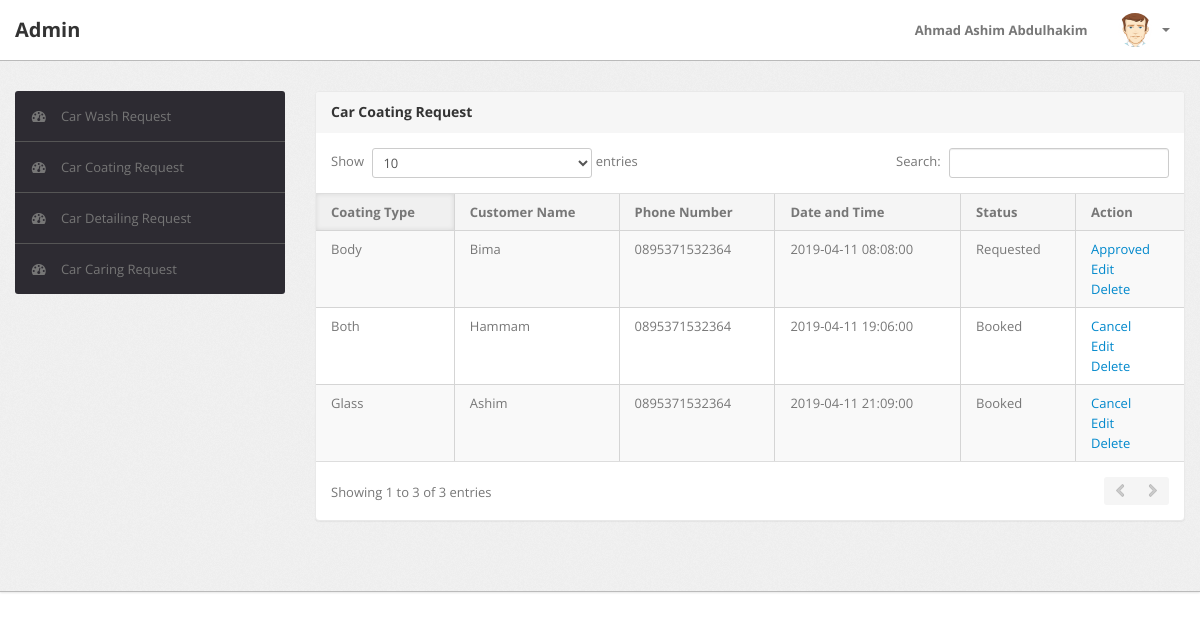
The page /admin/coating.php (signed in) on the database its author committed.
### tables this page shows
CREATE TABLE IF NOT EXISTS `coating` (
  `id` int(11) NOT NULL AUTO_INCREMENT,
  `type` varchar(100) NOT NULL,
  `name` varchar(100) NOT NULL,
  `no` varchar(100) NOT NULL,
  `date` datetime NOT NULL,
  `status` varchar(100) NOT NULL,
  PRIMARY KEY (`id`)
);

### admin/coating.php (the view, shortened to what this page needs)
<!DOCTYPE html>
<html lang="en">
<head>
	<link type="text/css" href="bootstrap/css/bootstrap.min.css" rel="stylesheet">
	<link type="text/css" href="bootstrap/css/bootstrap-responsive.min.css" rel="stylesheet">
	<link type="text/css" href="css/theme.css" rel="stylesheet">
	<link type="text/css" href="images/icons/css/font-awesome.css" rel="stylesheet">
</head>
<body>
	<?php
          if(isset($_SESSION['username']) && isset($_SESSION['password']))
          {
            $id_admin=$_SESSION['username'];
            require_once('db_login.php');
            $db = new mysqli($db_host, $db_username, $db_password,$db_database);
            $query = " SELECT name FROM admin WHERE username='".$id_admin."' ";
            $result = $db->query($query);
            $user = $result->fetch_array();
          }
?>
	<div class="navbar navbar-fixed-top">
		<div class="navbar-inner">
			<div class="container">
			  	<a class="brand" href="index_admin.php">
			  		Admin
			  	</a>
				<div class="nav-collapse collapse navbar-inverse-collapse">
					<ul class="nav pull-right">
						<li><a href="#">
							<?php echo ''.$user['name']. '';?>
						</a></li>
						<li class="nav-user dropdown">
							<a href="#" class="dropdown-toggle" data-toggle="dropdown">
								<img src="images/user.png" class="nav-avatar" />
								<b class="caret"></b>
							</a>
						</li>
					</ul>
				</div>
			</div>
		</div>
	</div>
	<div class="wrapper">
		<div class="container">
			<div class="row">
				<div class="span3">
					<div class="sidebar">
						<ul class="widget widget-menu unstyled">
							<li>
								<a href="index_admin.php">
									<i class="menu-icon icon-dashboard"></i>
									Car Wash Request
								</a>
							</li>
							<li class="active">
								<a href="coating.php">
									<i class="menu-icon icon-dashboard"></i>
									Car Coating Request
								</a>
							</li>
							<li>
								<a href="detailing.php">
									<i class="menu-icon icon-dashboard"></i>
									Car Detailing Request
								</a>
							</li>
							<li>
								<a href="caring.php">
									<i class="menu-icon icon-dashboard"></i>
									Car Caring Request
								</a>
							</li>
						</ul>
					</div>
				</div>
				<div class="span9">
					<div class="content">
						<div class="module">
							<div class="module-head">
								<h3>Car Coating Request</h3>
							</div>
							<div class="module-body table">
								<table cellpadding="0" cellspacing="0" border="0" class="datatable-1 table table-bordered table-striped	 display" width="100%">
									<thead>
										<tr>
											<th>Coating Type</th>
											<th>Customer Name</th>
											<th>Phone Number</th>
											<th>Date and Time</th>
											<th>Status</th>
											<th>Action</th>
										</tr>
									</thead>
									<?php
	              require_once('db_login.php');
	        $con = mysqli_connect($db_host, $db_username, $db_password,$db_database);
	        $query = " SELECT * FROM coating ";
	        $result = mysqli_query($con,$query);
	        while($row = $result->fetch_object()){
	          echo '<tr>';
	          echo '<td>'.$row->type.'</td>';
	          echo '<td>'.$row->name.'</td>';
	          echo '<td>'.$row->no.'</td>';
	          echo '<td>'.$row->date.'</td>';
	          echo '<td>'.$row->status.'</td>';
	          if ($row->status=='Booked'){
				echo '<td>';
				echo '<a href="javascript:booking_record('.$row->id.')">Cancel<br></a>';
				echo '<a href="edit_coating.php?id='.$row->id.'">Edit<br></a>';
				echo '<a href="javascript:delete_record('.$row->id.')">Delete</a>';
				echo '</td>';
			}else {
				echo '<td>';
				echo '<a href="javascript:booked_record('.$row->id.')">Approved<br></a>';
				echo '<a href="edit_coating.php?id='.$row->id.'">Edit<br></a>';
				echo '<a href="javascript:delete_record('.$row->id.')">Delete</a>';
				echo '</td>';
			}
	        echo'</tr>';
	        }
	        echo '</table>';
	      ?>
							</div>
						</div>
					<br />
					</div>
				</div>
			</div>
		</div>
	</div>
</body>

### rows shown on the page
coating: type "Glass", name "Ashim", no "0895371532364", date "2019-04-11 21:09:00", status "Booked"
coating: type "Body", name "Bima", no "0895371532364", date "2019-04-11 08:08:00", status "Requested"
coating: type "Both", name "Hammam", no "0895371532364", date "2019-04-11 19:06:00", status "Booked"

### other values the page prints
$user['name'] "Ahmad Ashim Abdulhakim"
